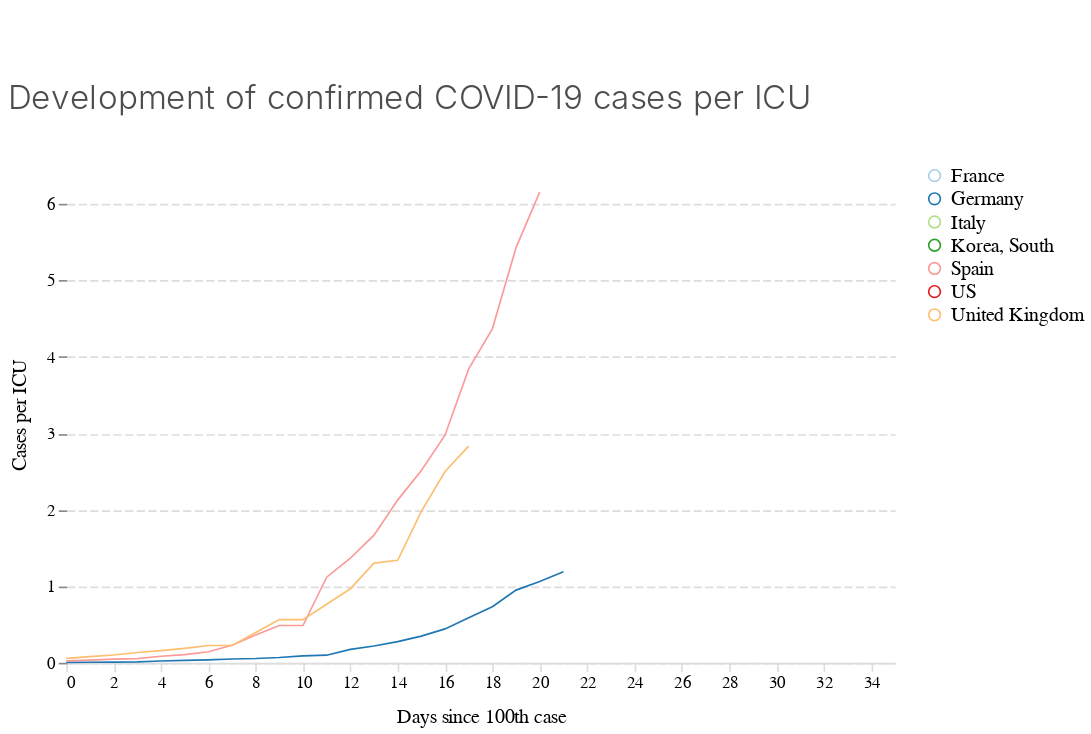

This figure's notebook cell:
### Code cell
chart_cases_per_icu

### Figure 1 — Vega-Lite specification as saved in the notebook (floating-point values rounded to 4 significant figures; data arrays with more than 128 entries replaced by an {"elided": "..."} marker saying what was removed)
{"$schema": "https://vega.github.io/schema/vega-lite/v3.4.0.json", "config": {"area": {"fill": "#1696d2"}, "axisX": {"domain": true, "domainColor": "#DEDDDD", "domainDashOffset": 10, "domainWidth": 1, "grid": false, "labelAngle": 0, "labelFont": "Avenir", "labelFontSize": 10, "tickColor": "#DEDDDD", "titleFont": "Avenir", "titleFontSize": 12, "titleFontWeight": 400, "titlePadding": 10}, "axisY": {"domain": false, "domainDashOffset": 10, "grid": true, "gridColor": "#DEDDDD", "gridDash": [5, 2], "gridWidth": 1, "labelAngle": 0, "labelFont": "Avenir", "labelFontSize": 10, "titleFont": "Avenir", "titleFontSize": 12, "titleFontWeight": 400, "titlePadding": 10}, "bar": {"fill": "#1696d2", "strokeWidth": 0}, "guide-title": {"color": "Monospace", "font": "Avenir", "fontSize": 15}, "header": {"titleFontSize": 12, "titleFontWeight": 400}, "legend": {"labelFont": "Avenir", "labelFontSize": 12, "symbolSize": 50, "symbolType": "circle", "title": "", "titleFont": "Avenir", "titleFontSize": 12}, "line": {"color": "#1696d2", "stroke": "#1696d2", "strokeWidth": 1}, "path": {"stroke": "#1696d2"}, "point": {"filled": true}, "range": {"category": ["#a6cee3", "#1f78b4", "#b2df8a", "#33a02c", "#fb9a99", "#e31a1c", "#fdbf6f", "#ff7f00"], "diverging": ["#cfe8f3", "#a2d4ec", "#73bfe2", "#46abdb", "#1696d2", "#12719e"]}, "text": {"align": "right", "color": "#1696d2", "font": "Avenir", "fontSize": 12, "fontWeight": 400, "size": 11}, "title": {"anchor": "start", "color": "#4d4d4d", "font": "Avenir", "fontSize": 20, "fontWeight": 300, "lineHeight": 100, "offset": 30}, "trail": {"color": "#1696d2", "stroke": "#1696d2"}, "view": {"strokeWidth": 0}}, "data": {"name": "data-1fc228a70a5f110c6f3615ee9790f8f5"}, "datasets": {"data-1fc228a70a5f110c6f3615ee9790f8f5": {"elided": "165 records"}}, "encoding": {"color": {"field": "country", "type": "nominal"}, "x": {"field": "days_since100", "title": "Days since 100th case", "type": "quantitative"}, "y": {"field": "cases_perICU", "title": "Cases per ICU", "type": "quantitative"}}, "height": 300, "mark": "line", "padding": {"bottom": 5, "left": 5, "right": 5, "top": 50}, "title": "Development of confirmed COVID-19 cases per ICU", "width": 500}
